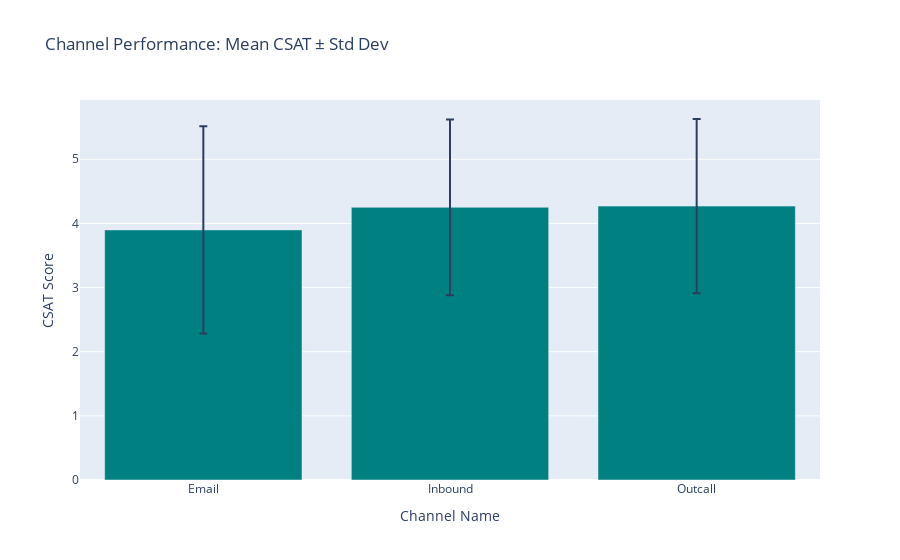

The notebook cell saved with this chart:
### Markdown cell above
#### Chart - 2

### Code cell
# INSIGHT 2: Channel Performance
# Perfect chart: Bar with Error Bars (Mean ± Std)
if 'channel_name' in df_clean.columns:
    channel_stats = df_clean.groupby('channel_name')['CSAT Score'].agg(['mean','std']).reset_index()
    fig = go.Figure()
    fig.add_trace(go.Bar(
        x=channel_stats['channel_name'],
        y=channel_stats['mean'],
        error_y=dict(type='data', array=channel_stats['std']),
        name='Mean CSAT',
        marker_color='teal'
    ))
    fig.update_layout(title='Channel Performance: Mean CSAT ± Std Dev',
                      xaxis_title='Channel Name',
                      yaxis_title='CSAT Score')
    fig.show()

### Figure 1 — Plotly figure (JSON) as saved in the notebook; plotly's stock layout.template omitted (floating-point values rounded to 4 significant figures)
{"data": [{"error_y": {"array": [1.615, 1.37, 1.358], "type": "data"}, "marker": {"color": "teal"}, "name": "Mean CSAT", "type": "bar", "x": ["Email", "Inbound", "Outcall"], "y": [3.899, 4.251, 4.27]}], "layout": {"title": {"text": "Channel Performance: Mean CSAT ± Std Dev"}, "xaxis": {"title": {"text": "Channel Name"}}, "yaxis": {"title": {"text": "CSAT Score"}}}}
